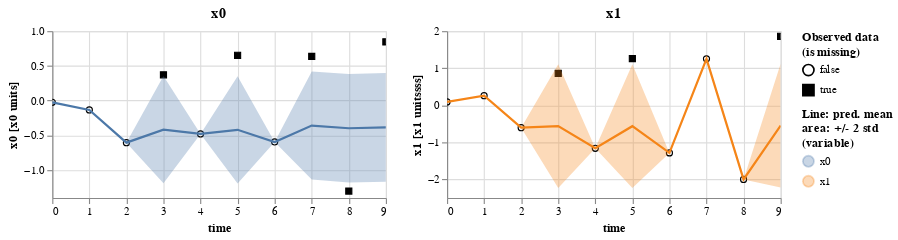

Notebook code for this chart:
### Code cell
res.display_results()

### Figure 1 — Vega-Lite specification as saved in the notebook (floating-point values rounded to 4 significant figures)
{"config": {"view": {"continuousWidth": 400, "continuousHeight": 300}}, "vconcat": [{"hconcat": [{"layer": [{"data": {"name": "data-0e934a8a657b6c7406713e274118184b"}, "mark": {"type": "point", "color": "black", "fillOpacity": 1, "strokeWidth": 1}, "encoding": {"fill": {"field": "is_missing", "legend": {"title": ["Observed data", "(is missing)"]}, "scale": {"range": ["#ffffff00", "black"]}, "type": "nominal"}, "shape": {"field": "is_missing", "type": "nominal"}, "x": {"field": "time", "type": "quantitative"}, "y": {"field": "value", "scale": {"zero": false}, "title": "x0 [x0 units]", "type": "quantitative"}}}, {"layer": [{"mark": "errorband", "encoding": {"color": {"field": "variable", "legend": {"title": ["Line: pred. mean", "area: +/- 2 std", "(variable)"]}, "type": "nominal"}, "tooltip": [{"field": "std", "format": ".4", "type": "quantitative"}, {"field": "mean", "format": ".4", "type": "quantitative"}], "x": {"field": "time", "type": "quantitative"}, "y": {"field": "err_low", "scale": {"zero": false}, "title": "x0 [x0 units]", "type": "quantitative"}, "y2": {"field": "err_high"}}, "height": 150, "transform": [{"calculate": "datum.mean - 2 * datum.std", "as": "err_low"}, {"calculate": "datum.mean + 2 * datum.std", "as": "err_high"}], "width": 300}, {"mark": "line", "encoding": {"color": {"field": "variable", "type": "nominal"}, "x": {"field": "time", "type": "quantitative"}, "y": {"field": "mean", "scale": {"zero": false}, "title": "x0 [x0 units]", "type": "quantitative"}}, "selection": {"selector003": {"type": "interval", "bind": "scales", "encodings": ["x"]}}, "title": "x0"}], "data": {"name": "data-98178ffed615095f0aa0f3474ef412c3"}}]}, {"layer": [{"data": {"name": "data-70447e524ed7988fc2a61e8cbcae3690"}, "mark": {"type": "point", "color": "black", "fillOpacity": 1, "strokeWidth": 1}, "encoding": {"fill": {"field": "is_missing", "legend": {"title": ["Observed data", "(is missing)"]}, "scale": {"range": ["#ffffff00", "black"]}, "type": "nominal"}, "shape": {"field": "is_missing", "type": "nominal"}, "x": {"field": "time", "type": "quantitative"}, "y": {"field": "value", "scale": {"zero": false}, "title": "x1 [x1 unitssss]", "type": "quantitative"}}}, {"layer": [{"mark": "errorband", "encoding": {"color": {"field": "variable", "legend": {"title": ["Line: pred. mean", "area: +/- 2 std", "(variable)"]}, "type": "nominal"}, "tooltip": [{"field": "std", "format": ".4", "type": "quantitative"}, {"field": "mean", "format": ".4", "type": "quantitative"}], "x": {"field": "time", "type": "quantitative"}, "y": {"field": "err_low", "scale": {"zero": false}, "title": "x1 [x1 unitssss]", "type": "quantitative"}, "y2": {"field": "err_high"}}, "height": 150, "transform": [{"calculate": "datum.mean - 2 * datum.std", "as": "err_low"}, {"calculate": "datum.mean + 2 * datum.std", "as": "err_high"}], "width": 300}, {"mark": "line", "encoding": {"color": {"field": "variable", "type": "nominal"}, "x": {"field": "time", "type": "quantitative"}, "y": {"field": "mean", "scale": {"zero": false}, "title": "x1 [x1 unitssss]", "type": "quantitative"}}, "selection": {"selector003": {"type": "interval", "bind": "scales", "encodings": ["x"]}}, "title": "x1"}], "data": {"name": "data-90c429aa4fbaf8669b30b033af6e33d2"}}]}]}, {"hconcat": []}, {"hconcat": []}, {"hconcat": []}, {"hconcat": []}, {"hconcat": []}, {"hconcat": []}, {"hconcat": []}, {"hconcat": []}, {"hconcat": []}], "$schema": "https://vega.github.io/schema/vega-lite/v4.17.0.json", "datasets": {"data-0e934a8a657b6c7406713e274118184b": [{"time": 0.0, "variable": "x0", "value": -0.02408, "is_missing": false}, {"time": 1.0, "variable": "x0", "value": -0.1339, "is_missing": false}, {"time": 2.0, "variable": "x0", "value": -0.6046, "is_missing": false}, {"time": 3.0, "variable": "x0", "value": 0.3718, "is_missing": true}, {"time": 4.0, "variable": "x0", "value": -0.479, "is_missing": false}, {"time": 5.0, "variable": "x0", "value": 0.6517, "is_missing": true}, {"time": 6.0, "variable": "x0", "value": -0.5947, "is_missing": false}, {"time": 7.0, "variable": "x0", "value": 0.6358, "is_missing": true}, {"time": 8.0, "variable": "x0", "value": -1.301, "is_missing": true}, {"time": 9.0, "variable": "x0", "value": 0.8461, "is_missing": true}], "data-98178ffed615095f0aa0f3474ef412c3": [{"time": 0.0, "variable": "x0", "mean": -0.02408, "std": null}, {"time": 1.0, "variable": "x0", "mean": -0.1339, "std": null}, {"time": 2.0, "variable": "x0", "mean": -0.6046, "std": null}, {"time": 4.0, "variable": "x0", "mean": -0.479, "std": null}, {"time": 6.0, "variable": "x0", "mean": -0.5947, "std": null}, {"time": 3.0, "variable": "x0", "mean": -0.4165, "std": 0.3861}, {"time": 5.0, "variable": "x0", "mean": -0.4196, "std": 0.3861}, {"time": 7.0, "variable": "x0", "mean": -0.3583, "std": 0.3879}, {"time": 8.0, "variable": "x0", "mean": -0.3972, "std": 0.3907}, {"time": 9.0, "variable": "x0", "mean": -0.3841, "std": 0.3918}], "data-70447e524ed7988fc2a61e8cbcae3690": [{"time": 0.0, "variable": "x1", "value": 0.08927, "is_missing": false}, {"time": 1.0, "variable": "x1", "value": 0.2585, "is_missing": false}, {"time": 2.0, "variable": "x1", "value": -0.6035, "is_missing": false}, {"time": 3.0, "variable": "x1", "value": 0.858, "is_missing": true}, {"time": 4.0, "variable": "x1", "value": -1.161, "is_missing": false}, {"time": 5.0, "variable": "x1", "value": 1.26, "is_missing": true}, {"time": 6.0, "variable": "x1", "value": -1.285, "is_missing": false}, {"time": 7.0, "variable": "x1", "value": 1.252, "is_missing": false}, {"time": 8.0, "variable": "x1", "value": -2.001, "is_missing": false}, {"time": 9.0, "variable": "x1", "value": 1.86, "is_missing": true}], "data-90c429aa4fbaf8669b30b033af6e33d2": [{"time": 0.0, "variable": "x1", "mean": 0.08927, "std": null}, {"time": 1.0, "variable": "x1", "mean": 0.2585, "std": null}, {"time": 2.0, "variable": "x1", "mean": -0.6035, "std": null}, {"time": 4.0, "variable": "x1", "mean": -1.161, "std": null}, {"time": 6.0, "variable": "x1", "mean": -1.285, "std": null}, {"time": 3.0, "variable": "x1", "mean": -0.5628, "std": 0.834}, {"time": 5.0, "variable": "x1", "mean": -0.5643, "std": 0.834}, {"time": 7.0, "variable": "x1", "mean": 1.252, "std": 0.0}, {"time": 8.0, "variable": "x1", "mean": -2.001, "std": 0.0}, {"time": 9.0, "variable": "x1", "mean": -0.548, "std": 0.8345}]}}
